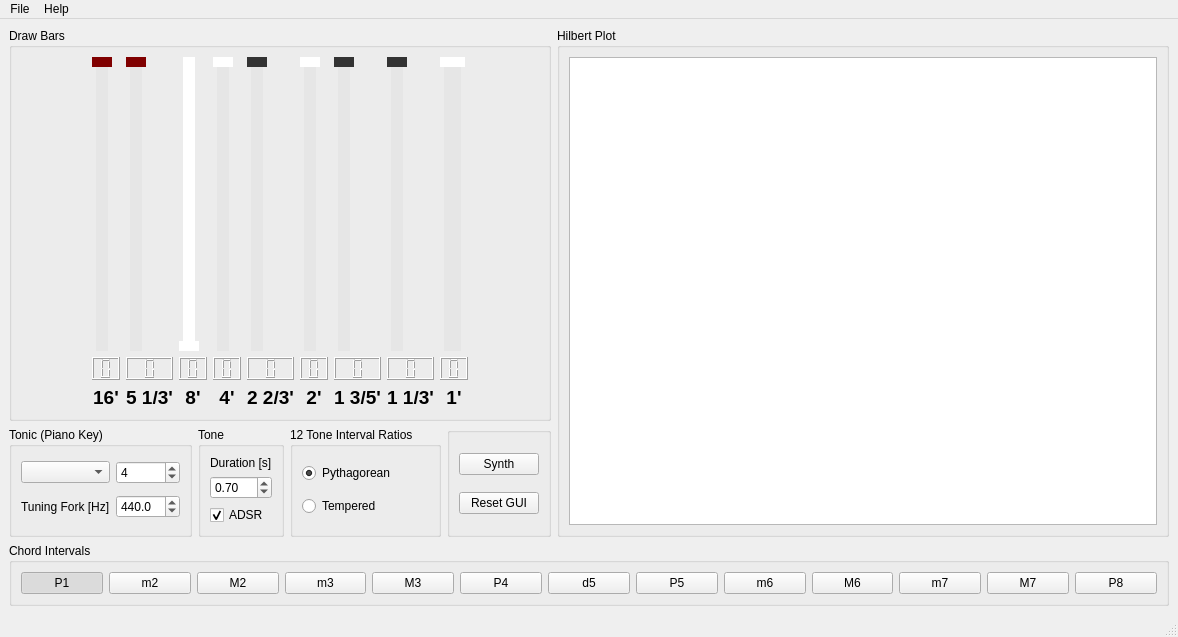
<?xml version="1.0" encoding="UTF-8"?>
<ui version="4.0">
 <class>mainWindow</class>
 <widget class="QMainWindow" name="mainWindow">
  <property name="geometry">
   <rect>
    <x>0</x>
    <y>0</y>
    <width>1178</width>
    <height>637</height>
   </rect>
  </property>
  <property name="windowTitle">
   <string>orQanon</string>
  </property>
  <widget class="QWidget" name="centralwidget">
   <layout class="QVBoxLayout" name="verticalLayout_2">
    <item>
     <layout class="QHBoxLayout" name="horizontalLayout_5">
      <item>
       <layout class="QVBoxLayout" name="verticalLayout">
        <item>
         <widget class="QGroupBox" name="groupBox_2">
          <property name="title">
           <string>Draw Bars</string>
          </property>
          <layout class="QGridLayout" name="gridLayout_3">
           <item row="0" column="0">
            <layout class="QGridLayout" name="gridLayout">
             <item row="2" column="1">
              <widget class="QLabel" name="label_2">
               <property name="font">
                <font>
                 <family>Arial</family>
                 <pointsize>14</pointsize>
                 <weight>75</weight>
                 <bold>true</bold>
                </font>
               </property>
               <property name="text">
                <string>5 1/3'</string>
               </property>
               <property name="alignment">
                <set>Qt::AlignCenter</set>
               </property>
              </widget>
             </item>
             <item row="0" column="5">
              <widget class="QSlider" name="verticalSlider_6">
               <property name="styleSheet">
                <string notr="true">QSlider::groove:vertical {
background: white;
position: absolute; /* absolutely position 4px from the left and right of the widget. setting margins on the widget should work too... */
left: 4px; right: 4px;
}
QSlider::handle:vertical {
height: 10px;
background: white;
margin: 0 -4px; /* expand outside the groove */
}
QSlider::add-page:vertical {
background: rgb(230, 230, 230);
}
/*
QSlider::sub-page:vertical {
background: white;
}
*/</string>
               </property>
               <property name="maximum">
                <number>8</number>
               </property>
               <property name="orientation">
                <enum>Qt::Vertical</enum>
               </property>
               <property name="invertedAppearance">
                <bool>true</bool>
               </property>
               <property name="invertedControls">
                <bool>false</bool>
               </property>
               <property name="tickPosition">
                <enum>QSlider::TicksAbove</enum>
               </property>
               <property name="tickInterval">
                <number>1</number>
               </property>
              </widget>
             </item>
             <item row="1" column="3">
              <widget class="QLCDNumber" name="lcdNumber_4">
               <property name="frameShape">
                <enum>QFrame::Box</enum>
               </property>
               <property name="lineWidth">
                <number>1</number>
               </property>
               <property name="digitCount">
                <number>1</number>
               </property>
               <property name="segmentStyle">
                <enum>QLCDNumber::Filled</enum>
               </property>
              </widget>
             </item>
             <item row="0" column="3">
              <widget class="QSlider" name="verticalSlider_4">
               <property name="styleSheet">
                <string notr="true">QSlider::groove:vertical {
background: white;
position: absolute; /* absolutely position 4px from the left and right of the widget. setting margins on the widget should work too... */
left: 4px; right: 4px;
}
QSlider::handle:vertical {
height: 10px;
background: white;
margin: 0 -4px; /* expand outside the groove */
}
QSlider::add-page:vertical {
background: rgb(230, 230, 230);
}
/*
QSlider::sub-page:vertical {
background: white;
}
*/</string>
               </property>
               <property name="maximum">
                <number>8</number>
               </property>
               <property name="orientation">
                <enum>Qt::Vertical</enum>
               </property>
               <property name="invertedAppearance">
                <bool>true</bool>
               </property>
               <property name="invertedControls">
                <bool>false</bool>
               </property>
               <property name="tickPosition">
                <enum>QSlider::TicksAbove</enum>
               </property>
               <property name="tickInterval">
                <number>1</number>
               </property>
              </widget>
             </item>
             <item row="1" column="2">
              <widget class="QLCDNumber" name="lcdNumber_3">
               <property name="frameShape">
                <enum>QFrame::Box</enum>
               </property>
               <property name="lineWidth">
                <number>1</number>
               </property>
               <property name="digitCount">
                <number>1</number>
               </property>
               <property name="segmentStyle">
                <enum>QLCDNumber::Filled</enum>
               </property>
              </widget>
             </item>
             <item row="1" column="1">
              <widget class="QLCDNumber" name="lcdNumber_2">
               <property name="frameShape">
                <enum>QFrame::Box</enum>
               </property>
               <property name="lineWidth">
                <number>1</number>
               </property>
               <property name="digitCount">
                <number>1</number>
               </property>
               <property name="segmentStyle">
                <enum>QLCDNumber::Filled</enum>
               </property>
              </widget>
             </item>
             <item row="2" column="6">
              <widget class="QLabel" name="label_7">
               <property name="font">
                <font>
                 <family>Arial</family>
                 <pointsize>14</pointsize>
                 <weight>75</weight>
                 <bold>true</bold>
                </font>
               </property>
               <property name="autoFillBackground">
                <bool>false</bool>
               </property>
               <property name="text">
                <string>1 3/5'</string>
               </property>
               <property name="alignment">
                <set>Qt::AlignCenter</set>
               </property>
              </widget>
             </item>
             <item row="0" column="7">
              <widget class="QSlider" name="verticalSlider_8">
               <property name="styleSheet">
                <string notr="true">QSlider::groove:vertical {
background: rgb(51, 51, 51);
position: absolute; /* absolutely position 4px from the left and right of the widget. setting margins on the widget should work too... */
left: 4px; right: 4px;
}
QSlider::handle:vertical {
height: 10px;
background: rgb(51, 51, 51);
margin: 0 -4px; /* expand outside the groove */
}
QSlider::add-page:vertical {
background: rgb(230, 230, 230);
}
/*
QSlider::sub-page:vertical {
background: white;
}
*/</string>
               </property>
               <property name="maximum">
                <number>8</number>
               </property>
               <property name="orientation">
                <enum>Qt::Vertical</enum>
               </property>
               <property name="invertedAppearance">
                <bool>true</bool>
               </property>
               <property name="invertedControls">
                <bool>false</bool>
               </property>
               <property name="tickPosition">
                <enum>QSlider::TicksAbove</enum>
               </property>
               <property name="tickInterval">
                <number>1</number>
               </property>
              </widget>
             </item>
             <item row="0" column="2">
              <widget class="QSlider" name="verticalSlider_3">
               <property name="styleSheet">
                <string notr="true">QSlider::groove:vertical {
background: white;
position: absolute; /* absolutely position 4px from the left and right of the widget. setting margins on the widget should work too... */
left: 4px; right: 4px;
}
QSlider::handle:vertical {
height: 10px;
background: white;
margin: 0 -4px; /* expand outside the groove */
}
QSlider::add-page:vertical {
background: rgb(230, 230, 230);
}
/*
QSlider::sub-page:vertical {
background: white;
}
*/</string>
               </property>
               <property name="maximum">
                <number>8</number>
               </property>
               <property name="value">
                <number>8</number>
               </property>
               <property name="orientation">
                <enum>Qt::Vertical</enum>
               </property>
               <property name="invertedAppearance">
                <bool>true</bool>
               </property>
               <property name="invertedControls">
                <bool>false</bool>
               </property>
               <property name="tickPosition">
                <enum>QSlider::TicksAbove</enum>
               </property>
               <property name="tickInterval">
                <number>1</number>
               </property>
              </widget>
             </item>
             <item row="0" column="6">
              <widget class="QSlider" name="verticalSlider_7">
               <property name="styleSheet">
                <string notr="true">QSlider::groove:vertical {
background: rgb(51, 51, 51);
position: absolute; /* absolutely position 4px from the left and right of the widget. setting margins on the widget should work too... */
left: 4px; right: 4px;
}
QSlider::handle:vertical {
height: 10px;
background: rgb(51, 51, 51);
margin: 0 -4px; /* expand outside the groove */
}
QSlider::add-page:vertical {
background: rgb(230, 230, 230);
}
/*
QSlider::sub-page:vertical {
background: white;
}
*/</string>
               </property>
               <property name="maximum">
                <number>8</number>
               </property>
               <property name="orientation">
                <enum>Qt::Vertical</enum>
               </property>
               <property name="invertedAppearance">
                <bool>true</bool>
               </property>
               <property name="invertedControls">
                <bool>false</bool>
               </property>
               <property name="tickPosition">
                <enum>QSlider::TicksAbove</enum>
               </property>
               <property name="tickInterval">
                <number>1</number>
               </property>
              </widget>
             </item>
             <item row="2" column="7">
              <widget class="QLabel" name="label_8">
               <property name="font">
                <font>
                 <family>Arial</family>
                 <pointsize>14</pointsize>
                 <weight>75</weight>
                 <bold>true</bold>
                </font>
               </property>
               <property name="autoFillBackground">
                <bool>false</bool>
               </property>
               <property name="text">
                <string>1 1/3'</string>
               </property>
               <property name="alignment">
                <set>Qt::AlignCenter</set>
               </property>
              </widget>
             </item>
             <item row="1" column="6">
              <widget class="QLCDNumber" name="lcdNumber_7">
               <property name="frameShape">
                <enum>QFrame::Box</enum>
               </property>
               <property name="lineWidth">
                <number>1</number>
               </property>
               <property name="digitCount">
                <number>1</number>
               </property>
               <property name="segmentStyle">
                <enum>QLCDNumber::Filled</enum>
               </property>
              </widget>
             </item>
             <item row="2" column="0">
              <widget class="QLabel" name="label_1">
               <property name="font">
                <font>
                 <family>Arial</family>
                 <pointsize>14</pointsize>
                 <weight>75</weight>
                 <bold>true</bold>
                </font>
               </property>
               <property name="text">
                <string>16'</string>
               </property>
               <property name="alignment">
                <set>Qt::AlignCenter</set>
               </property>
              </widget>
             </item>
             <item row="1" column="4">
              <widget class="QLCDNumber" name="lcdNumber_5">
               <property name="frameShape">
                <enum>QFrame::Box</enum>
               </property>
               <property name="lineWidth">
                <number>1</number>
               </property>
               <property name="digitCount">
                <number>1</number>
               </property>
               <property name="segmentStyle">
                <enum>QLCDNumber::Filled</enum>
               </property>
              </widget>
             </item>
             <item row="2" column="3">
              <widget class="QLabel" name="label_4">
               <property name="font">
                <font>
                 <family>Arial</family>
                 <pointsize>14</pointsize>
                 <weight>75</weight>
                 <bold>true</bold>
                </font>
               </property>
               <property name="autoFillBackground">
                <bool>false</bool>
               </property>
               <property name="text">
                <string>4'</string>
               </property>
               <property name="alignment">
                <set>Qt::AlignCenter</set>
               </property>
              </widget>
             </item>
             <item row="2" column="4">
              <widget class="QLabel" name="label_5">
               <property name="font">
                <font>
                 <family>Arial</family>
                 <pointsize>14</pointsize>
                 <weight>75</weight>
                 <bold>true</bold>
                </font>
               </property>
               <property name="autoFillBackground">
                <bool>false</bool>
               </property>
               <property name="text">
                <string>2 2/3'</string>
               </property>
               <property name="alignment">
                <set>Qt::AlignCenter</set>
               </property>
              </widget>
             </item>
             <item row="1" column="7">
              <widget class="QLCDNumber" name="lcdNumber_8">
               <property name="frameShape">
                <enum>QFrame::Box</enum>
               </property>
               <property name="lineWidth">
                <number>1</number>
               </property>
               <property name="digitCount">
                <number>1</number>
               </property>
               <property name="segmentStyle">
                <enum>QLCDNumber::Filled</enum>
               </property>
              </widget>
             </item>
             <item row="2" column="2">
              <widget class="QLabel" name="label_3">
               <property name="font">
                <font>
                 <family>Arial</family>
                 <pointsize>14</pointsize>
                 <weight>75</weight>
                 <bold>true</bold>
                </font>
               </property>
               <property name="autoFillBackground">
                <bool>false</bool>
               </property>
               <property name="text">
                <string>8'</string>
               </property>
               <property name="alignment">
                <set>Qt::AlignCenter</set>
               </property>
              </widget>
             </item>
             <item row="2" column="5">
              <widget class="QLabel" name="label_6">
               <property name="font">
                <font>
                 <family>Arial</family>
                 <pointsize>14</pointsize>
                 <weight>75</weight>
                 <bold>true</bold>
                </font>
               </property>
               <property name="autoFillBackground">
                <bool>false</bool>
               </property>
               <property name="text">
                <string>2'</string>
               </property>
               <property name="alignment">
                <set>Qt::AlignCenter</set>
               </property>
              </widget>
             </item>
             <item row="0" column="4">
              <widget class="QSlider" name="verticalSlider_5">
               <property name="styleSheet">
                <string notr="true">QSlider::groove:vertical {
background: rgb(51, 51, 51);
position: absolute; /* absolutely position 4px from the left and right of the widget. setting margins on the widget should work too... */
left: 4px; right: 4px;
}
QSlider::handle:vertical {
height: 10px;
background: rgb(51, 51, 51);
margin: 0 -4px; /* expand outside the groove */
}
QSlider::add-page:vertical {
background: rgb(230, 230, 230);
}
/*
QSlider::sub-page:vertical {
background: white;
}
*/</string>
               </property>
               <property name="maximum">
                <number>8</number>
               </property>
               <property name="orientation">
                <enum>Qt::Vertical</enum>
               </property>
               <property name="invertedAppearance">
                <bool>true</bool>
               </property>
               <property name="invertedControls">
                <bool>false</bool>
               </property>
               <property name="tickPosition">
                <enum>QSlider::TicksAbove</enum>
               </property>
               <property name="tickInterval">
                <number>1</number>
               </property>
              </widget>
             </item>
             <item row="1" column="0">
              <widget class="QLCDNumber" name="lcdNumber_1">
               <property name="frameShape">
                <enum>QFrame::Box</enum>
               </property>
               <property name="lineWidth">
                <number>1</number>
               </property>
               <property name="digitCount">
                <number>1</number>
               </property>
               <property name="segmentStyle">
                <enum>QLCDNumber::Filled</enum>
               </property>
              </widget>
             </item>
             <item row="1" column="5">
              <widget class="QLCDNumber" name="lcdNumber_6">
               <property name="font">
                <font>
                 <pointsize>14</pointsize>
                </font>
               </property>
               <property name="frameShape">
                <enum>QFrame::Box</enum>
               </property>
               <property name="lineWidth">
                <number>1</number>
               </property>
               <property name="digitCount">
                <number>1</number>
               </property>
               <property name="segmentStyle">
                <enum>QLCDNumber::Filled</enum>
               </property>
              </widget>
             </item>
             <item row="0" column="1">
              <widget class="QSlider" name="verticalSlider_2">
               <property name="styleSheet">
                <string notr="true">QSlider::groove:vertical {
background: rgb(128, 0, 0);
position: absolute; /* absolutely position 4px from the left and right of the widget. setting margins on the widget should work too... */
left: 4px; right: 4px;
}
QSlider::handle:vertical {
height: 10px;
background: rgb(128, 0, 0);
margin: 0 -4px; /* expand outside the groove */
}
QSlider::add-page:vertical {
background: rgb(230, 230, 230);
}
/*
QSlider::sub-page:vertical {
background: white;
}
*/</string>
               </property>
               <property name="maximum">
                <number>8</number>
               </property>
               <property name="orientation">
                <enum>Qt::Vertical</enum>
               </property>
               <property name="invertedAppearance">
                <bool>true</bool>
               </property>
               <property name="invertedControls">
                <bool>false</bool>
               </property>
               <property name="tickPosition">
                <enum>QSlider::TicksAbove</enum>
               </property>
               <property name="tickInterval">
                <number>1</number>
               </property>
              </widget>
             </item>
             <item row="0" column="0">
              <widget class="QSlider" name="verticalSlider_1">
               <property name="styleSheet">
                <string notr="true">QSlider::groove:vertical {
background: rgb(128, 0, 0);
position: absolute; /* absolutely position 4px from the left and right of the widget. setting margins on the widget should work too... */
left: 4px; right: 4px;
}
QSlider::handle:vertical {
height: 10px;
background: rgb(128, 0, 0);
margin: 0 -4px; /* expand outside the groove */
}
QSlider::add-page:vertical {
background: rgb(230, 230, 230);
}
/*
QSlider::sub-page:vertical {
background: white;
}
*/</string>
               </property>
               <property name="maximum">
                <number>8</number>
               </property>
               <property name="singleStep">
                <number>1</number>
               </property>
               <property name="orientation">
                <enum>Qt::Vertical</enum>
               </property>
               <property name="invertedAppearance">
                <bool>true</bool>
               </property>
               <property name="invertedControls">
                <bool>false</bool>
               </property>
               <property name="tickPosition">
                <enum>QSlider::TicksAbove</enum>
               </property>
               <property name="tickInterval">
                <number>1</number>
               </property>
              </widget>
             </item>
             <item row="2" column="8">
              <widget class="QLabel" name="label_9">
               <property name="font">
                <font>
                 <family>Arial</family>
                 <pointsize>14</pointsize>
                 <weight>75</weight>
                 <bold>true</bold>
                </font>
               </property>
               <property name="autoFillBackground">
                <bool>false</bool>
               </property>
               <property name="text">
                <string>1'</string>
               </property>
               <property name="alignment">
                <set>Qt::AlignCenter</set>
               </property>
              </widget>
             </item>
             <item row="1" column="8">
              <widget class="QLCDNumber" name="lcdNumber_9">
               <property name="frameShape">
                <enum>QFrame::Box</enum>
               </property>
               <property name="lineWidth">
                <number>1</number>
               </property>
               <property name="digitCount">
                <number>1</number>
               </property>
               <property name="segmentStyle">
                <enum>QLCDNumber::Filled</enum>
               </property>
              </widget>
             </item>
             <item row="0" column="8">
              <widget class="QSlider" name="verticalSlider_9">
               <property name="styleSheet">
                <string notr="true">QSlider::groove:vertical {
background: white;
position: absolute; /* absolutely position 4px from the left and right of the widget. setting margins on the widget should work too... */
left: 4px; right: 4px;
}
QSlider::handle:vertical {
height: 10px;
background: white;
margin: 0 -4px; /* expand outside the groove */
}
QSlider::add-page:vertical {
background: rgb(230, 230, 230);
}
/*
QSlider::sub-page:vertical {
background: white;
}
*/</string>
               </property>
               <property name="maximum">
                <number>8</number>
               </property>
               <property name="orientation">
                <enum>Qt::Vertical</enum>
               </property>
               <property name="invertedAppearance">
                <bool>true</bool>
               </property>
               <property name="invertedControls">
                <bool>false</bool>
               </property>
               <property name="tickPosition">
                <enum>QSlider::TicksBothSides</enum>
               </property>
               <property name="tickInterval">
                <number>1</number>
               </property>
              </widget>
             </item>
            </layout>
           </item>
          </layout>
         </widget>
        </item>
        <item>
         <layout class="QHBoxLayout" name="horizontalLayout_2">
          <item>
           <widget class="QGroupBox" name="groupBox_6">
            <property name="title">
             <string>Tonic (Piano Key)</string>
            </property>
            <layout class="QGridLayout" name="gridLayout_7">
             <item row="1" column="2">
              <widget class="QDoubleSpinBox" name="doubleSpinBox_2">
               <property name="decimals">
                <number>1</number>
               </property>
               <property name="maximum">
                <double>5000.000000000000000</double>
               </property>
               <property name="value">
                <double>440.000000000000000</double>
               </property>
              </widget>
             </item>
             <item row="1" column="0">
              <widget class="QLabel" name="label">
               <property name="text">
                <string>Tuning Fork [Hz]</string>
               </property>
              </widget>
             </item>
             <item row="0" column="0">
              <widget class="QComboBox" name="comboBox">
               <property name="currentText">
                <string/>
               </property>
              </widget>
             </item>
             <item row="0" column="2">
              <widget class="QSpinBox" name="spinBox">
               <property name="maximum">
                <number>8</number>
               </property>
               <property name="value">
                <number>4</number>
               </property>
              </widget>
             </item>
            </layout>
           </widget>
          </item>
          <item>
           <widget class="QGroupBox" name="groupBox_5">
            <property name="title">
             <string>Tone</string>
            </property>
            <layout class="QGridLayout" name="gridLayout_4">
             <item row="0" column="0">
              <widget class="QLabel" name="label_10">
               <property name="text">
                <string>Duration [s]</string>
               </property>
              </widget>
             </item>
             <item row="1" column="0">
              <widget class="QDoubleSpinBox" name="doubleSpinBox_1">
               <property name="minimum">
                <double>0.100000000000000</double>
               </property>
               <property name="maximum">
                <double>5.000000000000000</double>
               </property>
               <property name="singleStep">
                <double>0.100000000000000</double>
               </property>
               <property name="value">
                <double>0.700000000000000</double>
               </property>
              </widget>
             </item>
             <item row="2" column="0">
              <widget class="QCheckBox" name="checkBox">
               <property name="text">
                <string>ADSR</string>
               </property>
               <property name="checked">
                <bool>true</bool>
               </property>
              </widget>
             </item>
            </layout>
           </widget>
          </item>
          <item>
           <widget class="QGroupBox" name="groupBox_4">
            <property name="title">
             <string>12 Tone Interval Ratios</string>
            </property>
            <layout class="QVBoxLayout" name="verticalLayout_3">
             <item>
              <widget class="QRadioButton" name="radioButton_1">
               <property name="text">
                <string>Pythagorean</string>
               </property>
               <property name="checked">
                <bool>true</bool>
               </property>
              </widget>
             </item>
             <item>
              <widget class="QRadioButton" name="radioButton_2">
               <property name="text">
                <string>Tempered</string>
               </property>
              </widget>
             </item>
            </layout>
           </widget>
          </item>
          <item>
           <widget class="QGroupBox" name="groupBox_7">
            <property name="title">
             <string/>
            </property>
            <layout class="QGridLayout" name="gridLayout_6">
             <item row="1" column="0">
              <widget class="QPushButton" name="pushButton_reset">
               <property name="text">
                <string>Reset GUI</string>
               </property>
              </widget>
             </item>
             <item row="0" column="0">
              <widget class="QPushButton" name="pushButton_synth">
               <property name="text">
                <string>Synth</string>
               </property>
              </widget>
             </item>
            </layout>
           </widget>
          </item>
         </layout>
        </item>
       </layout>
      </item>
      <item>
       <layout class="QGridLayout" name="gridLayout_5">
        <item row="0" column="0">
         <widget class="QGroupBox" name="groupBox_3">
          <property name="title">
           <string>Hilbert Plot</string>
          </property>
          <layout class="QGridLayout" name="gridLayout_2">
           <item row="0" column="0">
            <widget class="QGraphicsView" name="graphicsView"/>
           </item>
          </layout>
         </widget>
        </item>
       </layout>
      </item>
     </layout>
    </item>
    <item>
     <widget class="QGroupBox" name="groupBox">
      <property name="title">
       <string>Chord Intervals</string>
      </property>
      <property name="flat">
       <bool>false</bool>
      </property>
      <layout class="QHBoxLayout" name="horizontalLayout_3">
       <item>
        <widget class="QPushButton" name="pushButton_1">
         <property name="text">
          <string>P1</string>
         </property>
         <property name="checkable">
          <bool>true</bool>
         </property>
         <property name="checked">
          <bool>true</bool>
         </property>
        </widget>
       </item>
       <item>
        <widget class="QPushButton" name="pushButton_2">
         <property name="text">
          <string>m2</string>
         </property>
         <property name="checkable">
          <bool>true</bool>
         </property>
        </widget>
       </item>
       <item>
        <widget class="QPushButton" name="pushButton_3">
         <property name="text">
          <string>M2</string>
         </property>
         <property name="checkable">
          <bool>true</bool>
         </property>
        </widget>
       </item>
       <item>
        <widget class="QPushButton" name="pushButton_4">
         <property name="text">
          <string>m3</string>
         </property>
         <property name="checkable">
          <bool>true</bool>
         </property>
        </widget>
       </item>
       <item>
        <widget class="QPushButton" name="pushButton_5">
         <property name="text">
          <string>M3</string>
         </property>
         <property name="checkable">
          <bool>true</bool>
         </property>
        </widget>
       </item>
       <item>
        <widget class="QPushButton" name="pushButton_6">
         <property name="text">
          <string>P4</string>
         </property>
         <property name="checkable">
          <bool>true</bool>
         </property>
        </widget>
       </item>
       <item>
        <widget class="QPushButton" name="pushButton_7">
         <property name="text">
          <string>d5</string>
         </property>
         <property name="checkable">
          <bool>true</bool>
         </property>
        </widget>
       </item>
       <item>
        <widget class="QPushButton" name="pushButton_8">
         <property name="text">
          <string>P5</string>
         </property>
         <property name="checkable">
          <bool>true</bool>
         </property>
        </widget>
       </item>
       <item>
        <widget class="QPushButton" name="pushButton_9">
         <property name="text">
          <string>m6</string>
         </property>
         <property name="checkable">
          <bool>true</bool>
         </property>
        </widget>
       </item>
       <item>
        <widget class="QPushButton" name="pushButton_10">
         <property name="text">
          <string>M6</string>
         </property>
         <property name="checkable">
          <bool>true</bool>
         </property>
        </widget>
       </item>
       <item>
        <widget class="QPushButton" name="pushButton_11">
         <property name="text">
          <string>m7</string>
         </property>
         <property name="checkable">
          <bool>true</bool>
         </property>
        </widget>
       </item>
       <item>
        <widget class="QPushButton" name="pushButton_12">
         <property name="text">
          <string>M7</string>
         </property>
         <property name="checkable">
          <bool>true</bool>
         </property>
        </widget>
       </item>
       <item>
        <widget class="QPushButton" name="pushButton_13">
         <property name="text">
          <string>P8</string>
         </property>
         <property name="checkable">
          <bool>true</bool>
         </property>
        </widget>
       </item>
      </layout>
     </widget>
    </item>
   </layout>
  </widget>
  <widget class="QMenuBar" name="menubar">
   <property name="geometry">
    <rect>
     <x>0</x>
     <y>0</y>
     <width>1178</width>
     <height>22</height>
    </rect>
   </property>
   <widget class="QMenu" name="menuFile">
    <property name="title">
     <string>File</string>
    </property>
    <addaction name="actionExit"/>
   </widget>
   <widget class="QMenu" name="menuHelp">
    <property name="title">
     <string>Help</string>
    </property>
    <addaction name="actionAbout"/>
   </widget>
   <addaction name="menuFile"/>
   <addaction name="menuHelp"/>
  </widget>
  <widget class="QStatusBar" name="statusbar"/>
  <action name="actionExit">
   <property name="text">
    <string>Exit</string>
   </property>
  </action>
  <action name="actionAbout">
   <property name="text">
    <string>About</string>
   </property>
  </action>
 </widget>
 <resources/>
 <connections>
  <connection>
   <sender>actionExit</sender>
   <signal>triggered()</signal>
   <receiver>mainWindow</receiver>
   <slot>close()</slot>
   <hints>
    <hint type="sourcelabel">
     <x>-1</x>
     <y>-1</y>
    </hint>
    <hint type="destinationlabel">
     <x>399</x>
     <y>299</y>
    </hint>
   </hints>
  </connection>
  <connection>
   <sender>verticalSlider_1</sender>
   <signal>valueChanged(int)</signal>
   <receiver>lcdNumber_1</receiver>
   <slot>display(int)</slot>
   <hints>
    <hint type="sourcelabel">
     <x>77</x>
     <y>143</y>
    </hint>
    <hint type="destinationlabel">
     <x>78</x>
     <y>405</y>
    </hint>
   </hints>
  </connection>
  <connection>
   <sender>verticalSlider_6</sender>
   <signal>valueChanged(int)</signal>
   <receiver>lcdNumber_6</receiver>
   <slot>display(int)</slot>
   <hints>
    <hint type="sourcelabel">
     <x>396</x>
     <y>224</y>
    </hint>
    <hint type="destinationlabel">
     <x>397</x>
     <y>405</y>
    </hint>
   </hints>
  </connection>
  <connection>
   <sender>verticalSlider_7</sender>
   <signal>valueChanged(int)</signal>
   <receiver>lcdNumber_7</receiver>
   <slot>display(int)</slot>
   <hints>
    <hint type="sourcelabel">
     <x>457</x>
     <y>283</y>
    </hint>
    <hint type="destinationlabel">
     <x>465</x>
     <y>405</y>
    </hint>
   </hints>
  </connection>
  <connection>
   <sender>verticalSlider_8</sender>
   <signal>valueChanged(int)</signal>
   <receiver>lcdNumber_8</receiver>
   <slot>display(int)</slot>
   <hints>
    <hint type="sourcelabel">
     <x>525</x>
     <y>261</y>
    </hint>
    <hint type="destinationlabel">
     <x>533</x>
     <y>405</y>
    </hint>
   </hints>
  </connection>
  <connection>
   <sender>verticalSlider_5</sender>
   <signal>valueChanged(int)</signal>
   <receiver>lcdNumber_5</receiver>
   <slot>display(int)</slot>
   <hints>
    <hint type="sourcelabel">
     <x>328</x>
     <y>162</y>
    </hint>
    <hint type="destinationlabel">
     <x>336</x>
     <y>405</y>
    </hint>
   </hints>
  </connection>
  <connection>
   <sender>verticalSlider_3</sender>
   <signal>valueChanged(int)</signal>
   <receiver>lcdNumber_3</receiver>
   <slot>display(int)</slot>
   <hints>
    <hint type="sourcelabel">
     <x>206</x>
     <y>187</y>
    </hint>
    <hint type="destinationlabel">
     <x>207</x>
     <y>405</y>
    </hint>
   </hints>
  </connection>
  <connection>
   <sender>verticalSlider_4</sender>
   <signal>valueChanged(int)</signal>
   <receiver>lcdNumber_4</receiver>
   <slot>display(int)</slot>
   <hints>
    <hint type="sourcelabel">
     <x>267</x>
     <y>171</y>
    </hint>
    <hint type="destinationlabel">
     <x>268</x>
     <y>405</y>
    </hint>
   </hints>
  </connection>
  <connection>
   <sender>verticalSlider_2</sender>
   <signal>valueChanged(int)</signal>
   <receiver>lcdNumber_2</receiver>
   <slot>display(int)</slot>
   <hints>
    <hint type="sourcelabel">
     <x>138</x>
     <y>190</y>
    </hint>
    <hint type="destinationlabel">
     <x>146</x>
     <y>405</y>
    </hint>
   </hints>
  </connection>
  <connection>
   <sender>verticalSlider_9</sender>
   <signal>valueChanged(int)</signal>
   <receiver>lcdNumber_9</receiver>
   <slot>display(int)</slot>
   <hints>
    <hint type="sourcelabel">
     <x>593</x>
     <y>253</y>
    </hint>
    <hint type="destinationlabel">
     <x>594</x>
     <y>405</y>
    </hint>
   </hints>
  </connection>
 </connections>
</ui>
